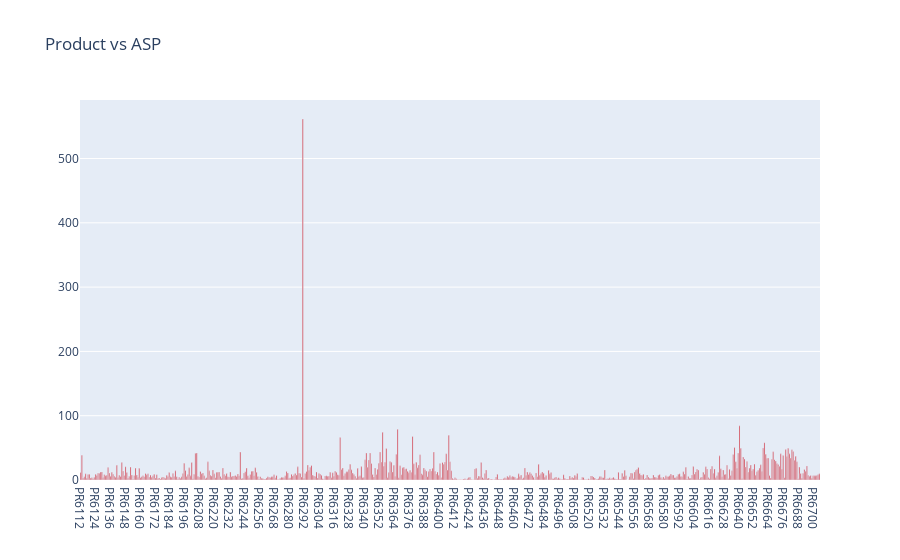

Notebook code cell kept with this figure:
### Code cell
data_plot = [go.Bar(x=d1.index,
                          y=d1.ASP.astype(float),
       marker=dict(
        color="#CC0E1D",# Lava (#CC0E1D)
#         color = 'rgb(200,0,0)'   `
    ))]
layout = go.Layout(title = "Product vs ASP")
fig = go.Figure(data= data_plot, layout=layout)
iplot(fig)

### Figure 1 — Plotly figure (JSON) as saved in the notebook; plotly's stock layout.template omitted (floating-point values rounded to 4 significant figures; data arrays with more than 128 entries replaced by an {"elided": "..."} marker saying what was removed)
{"data": [{"marker": {"color": "#CC0E1D"}, "type": "bar", "x": {"elided": "593 str values"}, "y": {"elided": "593 float values"}}], "layout": {"title": {"text": "Product vs ASP"}}}
